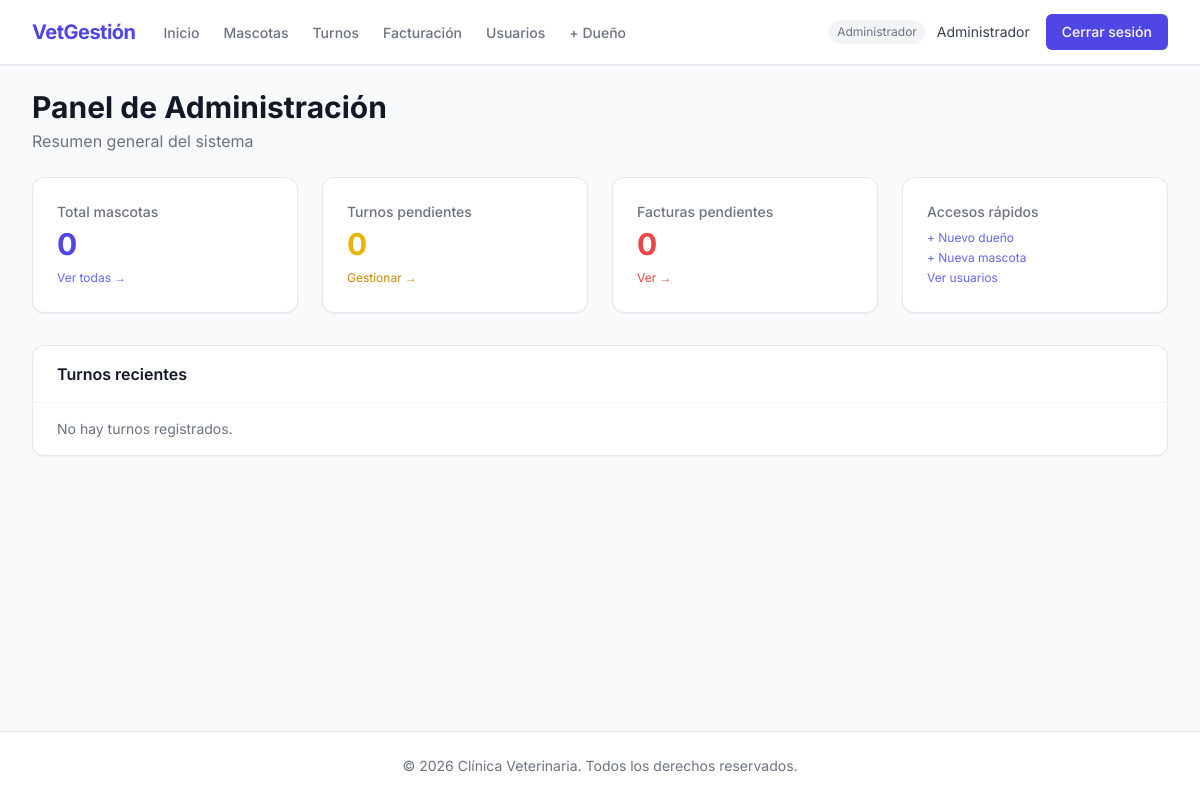
Before: /dashboard/admin/ (signed in) with the older database file.
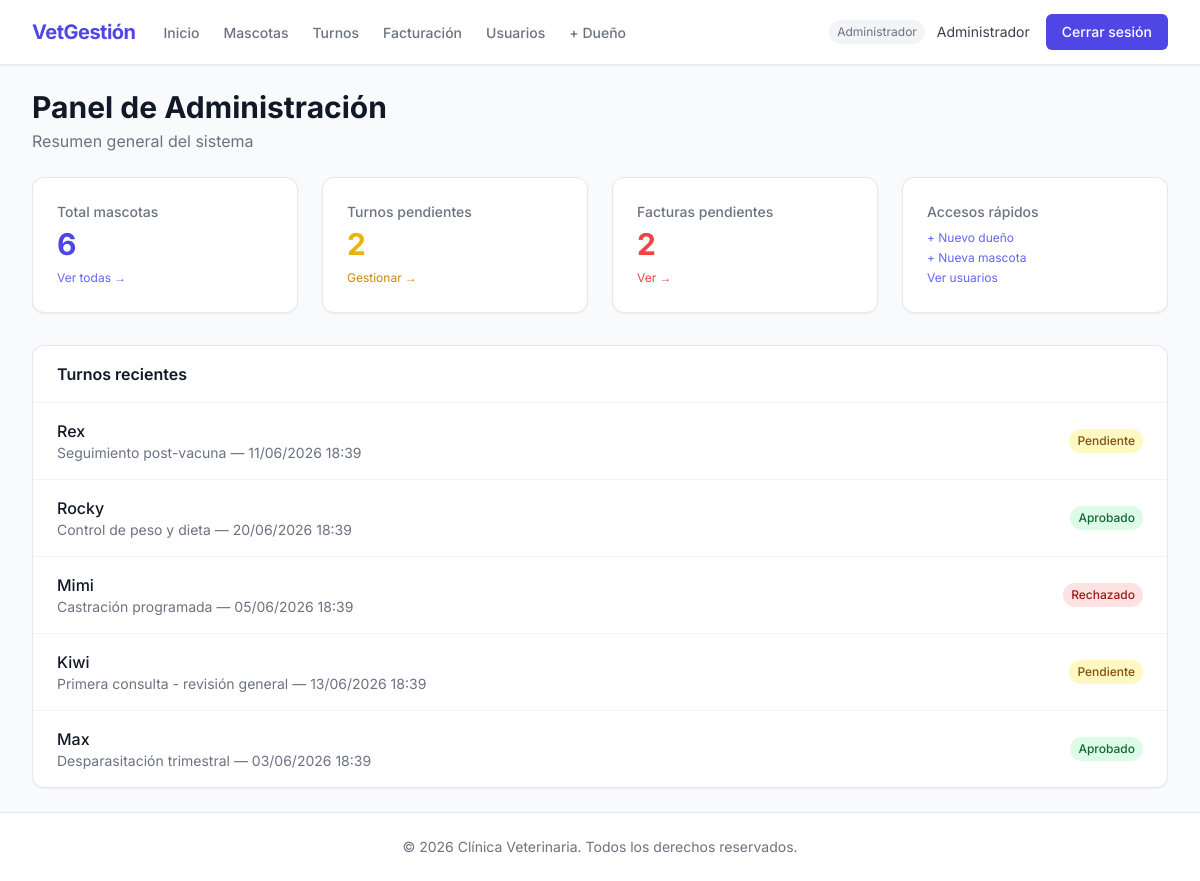
After: the same page with the newer database file.
### apps/turnos/models.py (models this page shows, shortened)
class Turno(models.Model):
    ESTADO_PENDIENTE = 'pendiente'
    ESTADO_APROBADO = 'aprobado'
    ESTADO_RECHAZADO = 'rechazado'
    ESTADO_COMPLETADO = 'completado'
    ESTADOS = [
        (ESTADO_PENDIENTE, 'Pendiente'),
        (ESTADO_APROBADO, 'Aprobado'),
        (ESTADO_RECHAZADO, 'Rechazado'),
        (ESTADO_COMPLETADO, 'Completado'),
    ]
    COLORES_ESTADO = {
        ESTADO_PENDIENTE: 'bg-yellow-100 text-yellow-800',
        ESTADO_APROBADO: 'bg-green-100 text-green-800',
        ESTADO_RECHAZADO: 'bg-red-100 text-red-800',
        ESTADO_COMPLETADO: 'bg-blue-100 text-blue-800',
    }
    mascota = models.ForeignKey(
        Mascota,
        on_delete=models.CASCADE,
        related_name='turnos',
        verbose_name='Mascota',
    )
    veterinario = models.ForeignKey(
        Usuario,
        on_delete=models.SET_NULL,
        null=True,
        blank=True,
        related_name='turnos_asignados',
        limit_choices_to={'rol': Usuario.ROL_VETERINARIO},
        verbose_name='Veterinario',
    )
    fecha_hora = models.DateTimeField(verbose_name='Fecha y hora')
    motivo = models.CharField(max_length=255, verbose_name='Motivo')
    estado = models.CharField(
        max_length=20,
        choices=ESTADOS,
        default=ESTADO_PENDIENTE,
        verbose_name='Estado',
    )
    notas_recepcion = models.TextField(blank=True, verbose_name='Notas de recepción')
    fecha_creacion = models.DateTimeField(auto_now_add=True, verbose_name='Fecha de creación')
    class Meta:
        verbose_name = 'turno'
        verbose_name_plural = 'turnos'
        ordering = ['fecha_hora']
    def get_color_estado(self) -> str:
        return self.COLORES_ESTADO.get(self.estado, 'bg-gray-100 text-gray-800')

### apps/mascotas/models.py (models this page shows, shortened)
class Mascota(models.Model):
    ESPECIE_PERRO = 'perro'
    ESPECIE_GATO = 'gato'
    ESPECIE_AVE = 'ave'
    ESPECIE_OTRO = 'otro'
    ESPECIES = [
        (ESPECIE_PERRO, 'Perro'),
        (ESPECIE_GATO, 'Gato'),
        (ESPECIE_AVE, 'Ave'),
        (ESPECIE_OTRO, 'Otro'),
    ]
    nombre = models.CharField(max_length=100, verbose_name='Nombre')
    especie = models.CharField(max_length=20, choices=ESPECIES, verbose_name='Especie')
    raza = models.CharField(max_length=100, blank=True, verbose_name='Raza')
    fecha_nacimiento = models.DateField(
        validators=[validar_fecha_no_futura],
        verbose_name='Fecha de nacimiento',
    )
    foto = models.ImageField(
        upload_to=ruta_foto_mascota,
        blank=True,
        null=True,
        verbose_name='Foto',
    )
    peso = models.DecimalField(max_digits=5, decimal_places=2, verbose_name='Peso (kg)')
    dueno = models.ForeignKey(
        Usuario,
        on_delete=models.CASCADE,
        related_name='mascotas',
        limit_choices_to={'rol': Usuario.ROL_DUENO},
        verbose_name='Dueño',
    )
    fecha_registro = models.DateTimeField(auto_now_add=True, verbose_name='Fecha de registro')
    class Meta:
        verbose_name = 'mascota'
        verbose_name_plural = 'mascotas'
        ordering = ['nombre']

### apps/usuarios/views.py (the view)
class DashboardAdmin(LoginRequiredMixin, UserPassesTestMixin, TemplateView):
    template_name = 'usuarios/dashboard_admin.html'
    def test_func(self):
        return self.request.user.es_admin()
    def get_context_data(self, **kwargs):
        ctx = super().get_context_data(**kwargs)
        hoy = timezone.now().date()
        ctx['total_mascotas'] = Mascota.objects.count()
        ctx['turnos_pendientes'] = Turno.objects.filter(estado=Turno.ESTADO_PENDIENTE).count()
        ctx['consultas_hoy'] = 0
        ctx['facturas_pendientes'] = Factura.objects.filter(estado=Factura.ESTADO_PENDIENTE).count()
        ctx['turnos_recientes'] = Turno.objects.select_related('mascota', 'veterinario').order_by('-fecha_creacion')[:5]
        return ctx

### apps/usuarios/models.py (called while the page is built)
    def es_admin(self) -> bool:
        return self.rol == self.ROL_ADMIN

    def es_veterinario(self) -> bool:
        return self.rol == self.ROL_VETERINARIO

    def es_dueno(self) -> bool:
        return self.rol == self.ROL_DUENO

    def puede_crear_dueno(self) -> bool:
        return self.rol in [self.ROL_ADMIN, self.ROL_VETERINARIO, self.ROL_RECEPCIONISTA]

### templates/usuarios/dashboard_admin.html (shortened to what this page needs)
{% extends 'base.html' %}
{% block content %}
<div class="mb-6">
    <h1 class="text-3xl font-bold text-gray-900">Panel de Administración</h1>
    <p class="text-gray-500 mt-1">Resumen general del sistema</p>
</div>
<div class="grid grid-cols-1 sm:grid-cols-2 lg:grid-cols-4 gap-6 mb-8">
    <div class="bg-white rounded-xl border border-gray-200 shadow-sm p-6">
        <p class="text-sm font-medium text-gray-500">Total mascotas</p>
        <p class="text-3xl font-bold text-indigo-600 mt-1">{{ total_mascotas }}</p>
        <a href="{% url 'lista_mascotas' %}" class="text-xs text-indigo-500 hover:underline mt-2 inline-block">Ver todas →</a>
    </div>
    <div class="bg-white rounded-xl border border-gray-200 shadow-sm p-6">
        <p class="text-sm font-medium text-gray-500">Turnos pendientes</p>
        <p class="text-3xl font-bold text-yellow-500 mt-1">{{ turnos_pendientes }}</p>
        <a href="{% url 'lista_turnos' %}" class="text-xs text-yellow-600 hover:underline mt-2 inline-block">Gestionar →</a>
    </div>
    <div class="bg-white rounded-xl border border-gray-200 shadow-sm p-6">
        <p class="text-sm font-medium text-gray-500">Facturas pendientes</p>
        <p class="text-3xl font-bold text-red-500 mt-1">{{ facturas_pendientes }}</p>
        <a href="{% url 'lista_facturas' %}" class="text-xs text-red-500 hover:underline mt-2 inline-block">Ver →</a>
    </div>
    <div class="bg-white rounded-xl border border-gray-200 shadow-sm p-6">
        <p class="text-sm font-medium text-gray-500">Accesos rápidos</p>
        <div class="mt-2 space-y-1">
            <a href="{% url 'crear_dueno' %}" class="block text-xs text-indigo-500 hover:underline">+ Nuevo dueño</a>
            <a href="{% url 'crear_mascota' %}" class="block text-xs text-indigo-500 hover:underline">+ Nueva mascota</a>
            <a href="{% url 'lista_usuarios' %}" class="block text-xs text-indigo-500 hover:underline">Ver usuarios</a>
        </div>
    </div>
</div>
<div class="bg-white rounded-xl border border-gray-200 shadow-sm">
    <div class="px-6 py-4 border-b border-gray-100">
        <h2 class="font-semibold text-gray-900">Turnos recientes</h2>
    </div>
    <div class="divide-y divide-gray-100">
        {% for turno in turnos_recientes %}
        <div class="px-6 py-4 flex items-center justify-between">
            <div>
                <p class="font-medium text-gray-900">{{ turno.mascota.nombre }}</p>
                <p class="text-sm text-gray-500">{{ turno.motivo }} — {{ turno.fecha_hora|date:"d/m/Y H:i" }}</p>
            </div>
            <span class="px-2 py-1 rounded-full text-xs font-medium {{ turno.get_color_estado }}">
                {{ turno.get_estado_display }}
            </span>
        </div>
        {% empty %}
        <p class="px-6 py-4 text-gray-500 text-sm">No hay turnos registrados.</p>
        {% endfor %}
    </div>
</div>
{% endblock %}

Changed rows visible on the page:
added Turno: mascota.nombre "Rex", motivo "Seguimiento post-vacuna", fecha_hora "11/06/2026 18:39", estado "Pendiente"
added Turno: mascota.nombre "Rocky", motivo "Control de peso y dieta", fecha_hora "20/06/2026 18:39", estado "Aprobado"
added Turno: mascota.nombre "Mimi", motivo "Castración programada", fecha_hora "05/06/2026 18:39", estado "Rechazado"
added Turno: mascota.nombre "Kiwi", motivo "Primera consulta - revisión general", fecha_hora "13/06/2026 18:39", estado "Pendiente"
added Turno: mascota.nombre "Max", motivo "Desparasitación trimestral", fecha_hora "03/06/2026 18:39", estado "Aprobado"
Other visible differences:
{{ total_mascotas }}: "0" → "6"
{{ turnos_pendientes }}: "0" → "2"
{{ facturas_pendientes }}: "0" → "2"
text no longer shown: "No hay turnos registrados."
